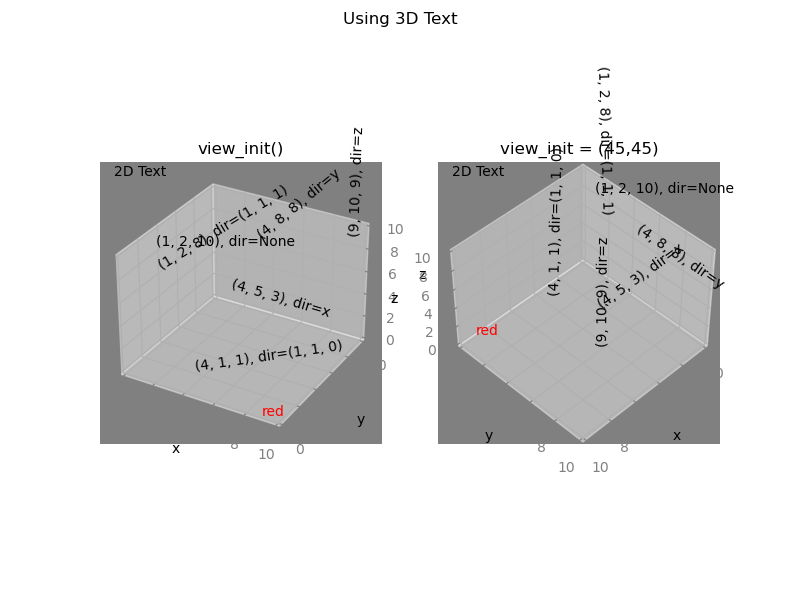

The Python source for this figure:
#----------------------------------------
#   CH_12_17_10_EX_1_Mplot3d_3d_Text.py
#----------------------------------------
from mpl_toolkits import mplot3d
import matplotlib.pyplot as plt
import numpy as np
#
zdirs = (None, 'x', 'y', 'z', (1, 1, 0), (1, 1, 1))
xs = (1, 4, 4, 9, 4, 1)
ys = (2, 5, 8, 10, 1, 2)
zs = (10, 3, 8, 9, 1, 8)
#
fig1 = plt.figure(figsize=(8, 6))
ax1 = fig1.add_subplot(121, projection='3d')
#
for zdir, x, y, z in zip(zdirs, xs, ys, zs):
    label = '(%d, %d, %d), dir=%s' % (x, y, z, zdir)
    ax1.text(x, y, z, label, zdir)
ax1.text(9, 0, 0, "red", color='red')
ax1.text2D(0.05, 0.95, "2D Text", transform = ax1.transAxes)
ax1.view_init() 
ax1.set_xlim(0, 10)
ax1.set_ylim(0, 10)
ax1.set_zlim(0, 10)
ax1.set_xlabel('x')
ax1.set_ylabel('y')
ax1.set_zlabel('z')
plt.title('view_init()')
ax2 = fig1.add_subplot(122, projection='3d')
for zdir, x, y, z in zip(zdirs, xs, ys, zs):
    label = '(%d, %d, %d), dir=%s' % (x, y, z, zdir)
    ax2.text(x, y, z, label, zdir)
ax2.text(9, 0, 0, "red", color='red')
ax2.text2D(0.05, 0.95, "2D Text", transform = ax2.transAxes)
ax2.view_init(45, 45) 
ax2.set_xlim(0, 10)
ax2.set_ylim(0, 10)
ax2.set_zlim(0, 10)
ax2.set_xlabel('x')
ax2.set_ylabel('y')
ax2.set_zlabel('z')
plt.title('view_init = (45,45)')
#
plt.suptitle('Using 3D Text')
plt.savefig('CH_12_17_10_EX_1_Mplot3d_3d_Text.png')
plt.show()

























































































	


